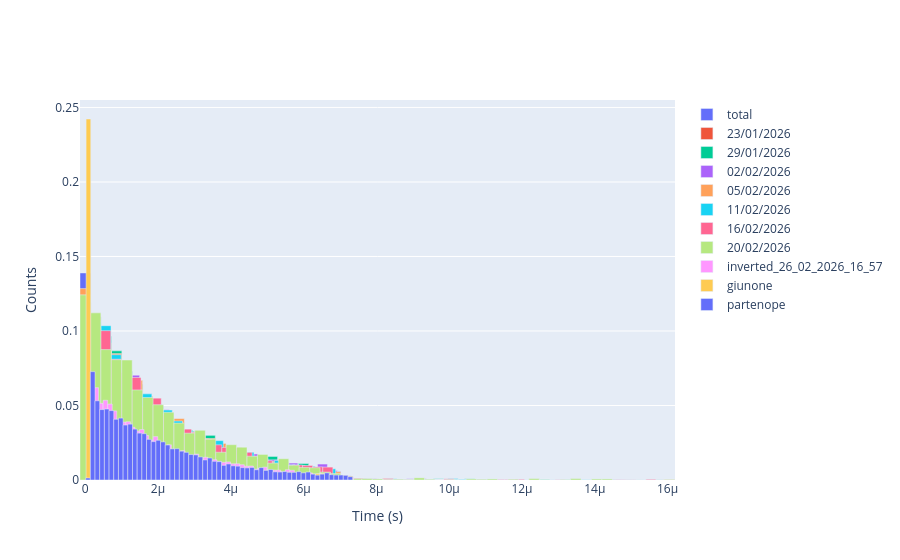

Notebook code cell kept with this figure:
### Markdown cell above
## Hists

### Code cell
inv_data_1_cut = inv_data_1[(inv_data_1 > 3e-7)&(inv_data_1 < 7.6e-6)]
count, edges = np.histogram(data, bins=n_bins , density=False)
count_1, edges_1 = np.histogram(data_1, bins=n_bins , density=False)
count_2, edges_2 = np.histogram(data_2, bins=n_bins , density=False)
count_3, edges_3 = np.histogram(data_3, bins=n_bins , density=False)
count_4, edges_4 = np.histogram(data_4, bins=n_bins , density=False)
count_5, edges_5 = np.histogram(data_5, bins=n_bins , density=False)
count_6, edges_6 = np.histogram(data_6, bins=n_bins , density=False)
count_7, edges_7 = np.histogram(data_7, bins=n_bins , density=False)
count_8, edges_8 = np.histogram(inv_data_1_cut, bins=n_bins , density=False)
count_9, edges_9 = np.histogram(data_g, bins=n_bins , density=False)
count_10, edges_10 = np.histogram(data_p, bins=n_bins , density=False)
print (len(data), len(data_1))
fig = go.Figure()

fig.add_trace(go.Bar(x=edges[:-1],  y=count   / len(data),   name='total',        width=np.diff(edges)))
fig.add_trace(go.Bar(x=edges_1[:-1], y=count_1 / len(data_1), name='23/01/2026',   width=np.diff(edges_1)))
fig.add_trace(go.Bar(x=edges_2[:-1], y=count_2 / len(data_2), name='29/01/2026',   width=np.diff(edges_2)))
fig.add_trace(go.Bar(x=edges_3[:-1], y=count_3 / len(data_3), name='02/02/2026',   width=np.diff(edges_3)))
fig.add_trace(go.Bar(x=edges_4[:-1], y=count_4 / len(data_4), name='05/02/2026',   width=np.diff(edges_4)))
fig.add_trace(go.Bar(x=edges_5[:-1], y=count_5 / len(data_5), name='11/02/2026',   width=np.diff(edges_5)))
fig.add_trace(go.Bar(x=edges_6[:-1], y=count_6 / len(data_6), name='16/02/2026',   width=np.diff(edges_6)))
fig.add_trace(go.Bar(x=edges_7[:-1], y=count_7 / len(data_7), name='20/02/2026',   width=np.diff(edges_7)))
fig.add_trace(go.Bar(x=edges_8[:-1], y=count_8 / len(inv_data_1_cut), name='inverted_26_02_2026_16_57',   width=np.diff(edges_8)))
fig.add_trace(go.Bar(x=edges_9[:-1], y=count_9 / len(data_g), name='giunone',   width=np.diff(edges_9)))
fig.add_trace(go.Bar(x=edges_10[:-1], y=count_10 / len(data_p), name='partenope',   width=np.diff(edges_10)))
fig.update_layout(
    xaxis_title='Time (s)',
    yaxis_title='Counts',
    bargap=0
)

fig.show()
